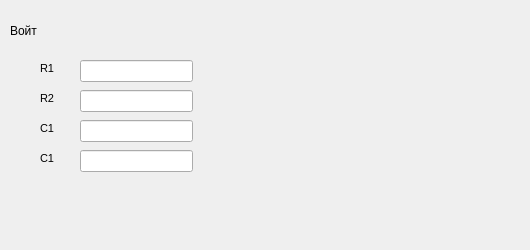
       <widget class="QWidget" name="page_7">
        <widget class="QLabel" name="label_45">
         <property name="geometry">
          <rect>
           <x>40</x>
           <y>120</y>
           <width>21</width>
           <height>16</height>
          </rect>
         </property>
         <property name="font">
          <font>
           <family>Arial</family>
           <pointsize>8</pointsize>
           <weight>50</weight>
           <bold>false</bold>
          </font>
         </property>
         <property name="text">
          <string>C1</string>
         </property>
        </widget>
        <widget class="QLabel" name="label_46">
         <property name="geometry">
          <rect>
           <x>40</x>
           <y>60</y>
           <width>21</width>
           <height>16</height>
          </rect>
         </property>
         <property name="font">
          <font>
           <family>Arial</family>
           <pointsize>8</pointsize>
           <weight>50</weight>
           <bold>false</bold>
          </font>
         </property>
         <property name="text">
          <string>R1</string>
         </property>
        </widget>
        <widget class="QLineEdit" name="lineEditR1_3">
         <property name="geometry">
          <rect>
           <x>80</x>
           <y>60</y>
           <width>113</width>
           <height>22</height>
          </rect>
         </property>
         <property name="font">
          <font>
           <family>Arial</family>
           <pointsize>8</pointsize>
           <weight>50</weight>
           <bold>false</bold>
          </font>
         </property>
         <property name="text">
          <string/>
         </property>
        </widget>
        <widget class="QLineEdit" name="lineEditR2_3">
         <property name="geometry">
          <rect>
           <x>80</x>
           <y>90</y>
           <width>113</width>
           <height>22</height>
          </rect>
         </property>
         <property name="font">
          <font>
           <family>Arial</family>
           <pointsize>8</pointsize>
           <weight>50</weight>
           <bold>false</bold>
          </font>
         </property>
         <property name="text">
          <string/>
         </property>
        </widget>
        <widget class="QLabel" name="label_47">
         <property name="geometry">
          <rect>
           <x>40</x>
           <y>90</y>
           <width>21</width>
           <height>16</height>
          </rect>
         </property>
         <property name="font">
          <font>
           <family>Arial</family>
           <pointsize>8</pointsize>
           <weight>50</weight>
           <bold>false</bold>
          </font>
         </property>
         <property name="text">
          <string>R2</string>
         </property>
        </widget>
        <widget class="QLabel" name="label_2">
         <property name="geometry">
          <rect>
           <x>10</x>
           <y>20</y>
           <width>101</width>
           <height>21</height>
          </rect>
         </property>
         <property name="text">
          <string>Войт</string>
         </property>
        </widget>
        <widget class="QLineEdit" name="lineEditC_3">
         <property name="geometry">
          <rect>
           <x>80</x>
           <y>120</y>
           <width>113</width>
           <height>22</height>
          </rect>
         </property>
         <property name="font">
          <font>
           <family>Arial</family>
           <pointsize>8</pointsize>
           <weight>50</weight>
           <bold>false</bold>
          </font>
         </property>
         <property name="text">
          <string/>
         </property>
        </widget>
        <widget class="QLabel" name="labelModelImage">
         <property name="geometry">
          <rect>
           <x>220</x>
           <y>10</y>
           <width>301</width>
           <height>231</height>
          </rect>
         </property>
         <property name="text">
          <string/>
         </property>
         <property name="pixmap">
          <pixmap>sources/voit.png</pixmap>
         </property>
         <property name="scaledContents">
          <bool>true</bool>
         </property>
        </widget>
        <widget class="QLineEdit" name="lineEditC_4">
         <property name="geometry">
          <rect>
           <x>80</x>
           <y>150</y>
           <width>113</width>
           <height>22</height>
          </rect>
         </property>
         <property name="font">
          <font>
           <family>Arial</family>
           <pointsize>8</pointsize>
           <weight>50</weight>
           <bold>false</bold>
          </font>
         </property>
         <property name="text">
          <string/>
         </property>
        </widget>
        <widget class="QLabel" name="label_48">
         <property name="geometry">
          <rect>
           <x>40</x>
           <y>150</y>
           <width>21</width>
           <height>16</height>
          </rect>
         </property>
         <property name="font">
          <font>
           <family>Arial</family>
           <pointsize>8</pointsize>
           <weight>50</weight>
           <bold>false</bold>
          </font>
         </property>
         <property name="text">
          <string>C1</string>
         </property>
        </widget>
       </widget>
